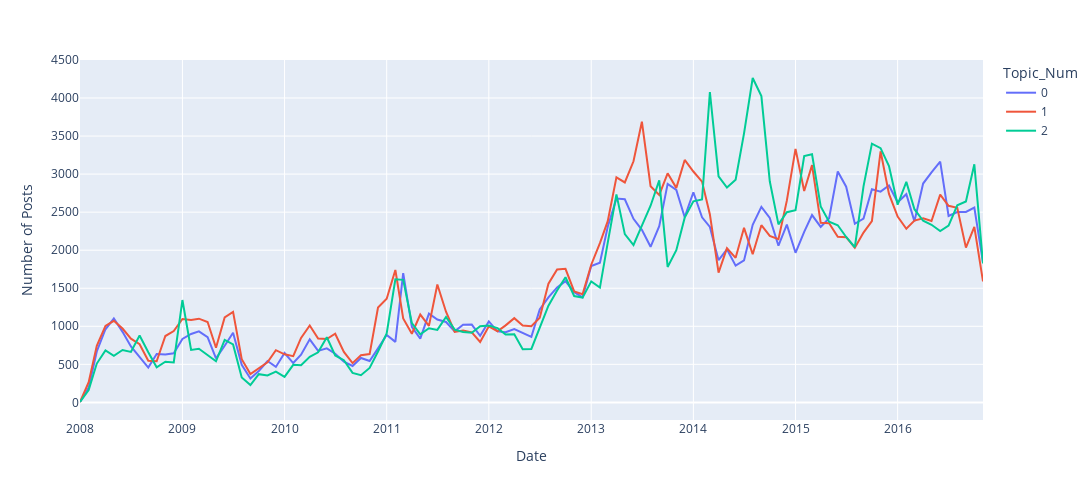

The notebook cell saved with this chart:
### Markdown cell above
### Vissualizing the trend in number of posts over the time period

### Code cell
px.line(num_posts_trend, x='date_created', y='Num_posts', color = 'Topic_Num', labels={'Num_posts':'Number of Posts', 'date_created':'Date'}
       ,height=500, width=1200)
